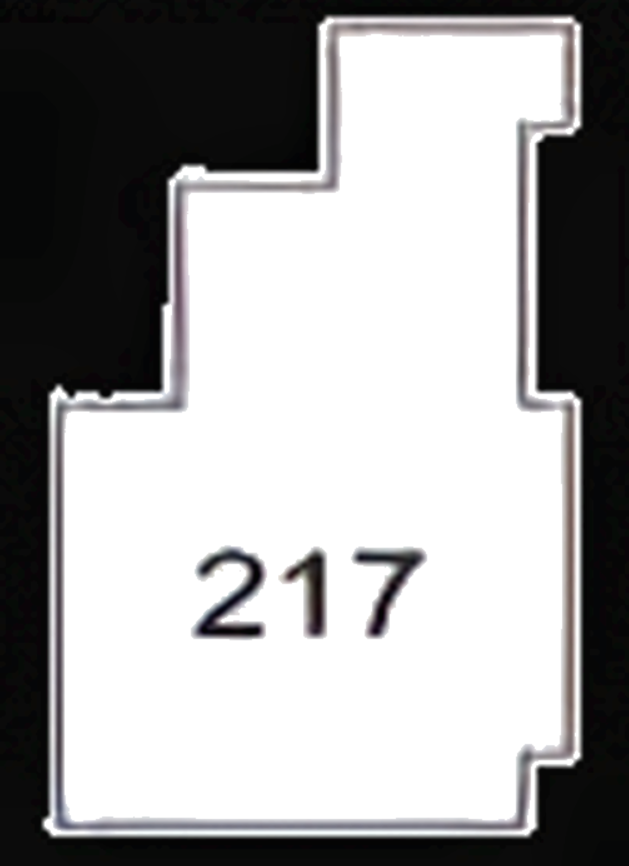
#> input picture 56465359-mask-desired-ROI/1.PNG, 1257 x 1731 px, found by its file name (shown at 1/2 size)
$ python mask_desired_ROI.py
#> lines starting #> are read from the running program, lines starting #| are printed output that depends on the picture; after the words box and inside, x2 and y2 are one past the last pixel; in counts of white or black regions, pixels touching at a corner belong together
import cv2
import numpy as np

original_image = cv2.imread('1.png')
#> original_image is the input picture: shape (1731, 1257, 3); mean B, G, R 159.7, 159.3, 159.8
image = original_image.copy()
gray = cv2.cvtColor(image, cv2.COLOR_BGR2GRAY)
thresh = cv2.threshold(gray, 0, 255, cv2.THRESH_BINARY_INV | cv2.THRESH_OTSU)[1]
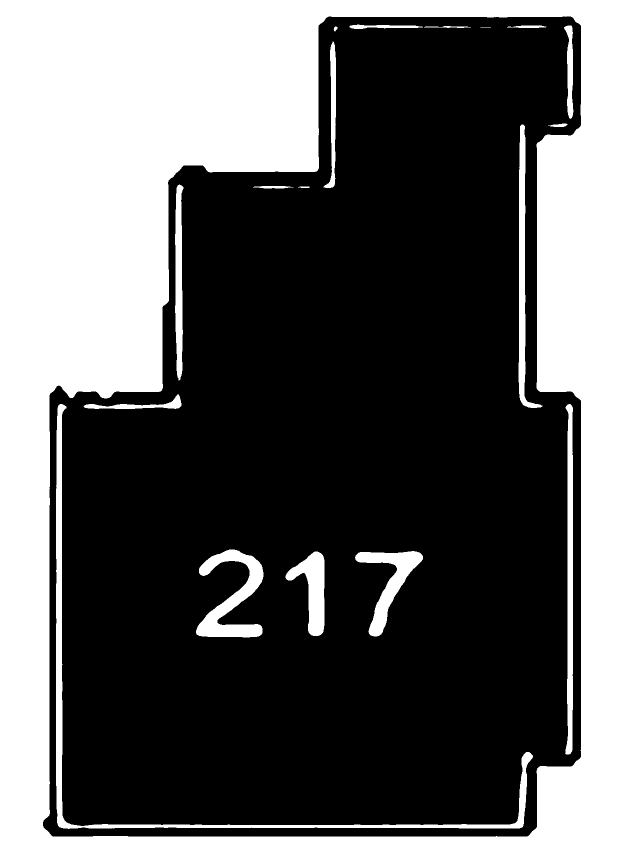
#> thresh: shape (1731, 1257) (shown at 1/2 size); 38.2% white; 19 white regions, largest, box (x1, y1, x2, y2) and area: (0, 0, 1257, 1731) 761316, (112, 808, 1066, 1658) 18167, (392, 1099, 527, 1275) 9715
kernel = cv2.getStructuringElement(cv2.MORPH_RECT, (5,5))
dilate = cv2.dilate(thresh, kernel, iterations=5)
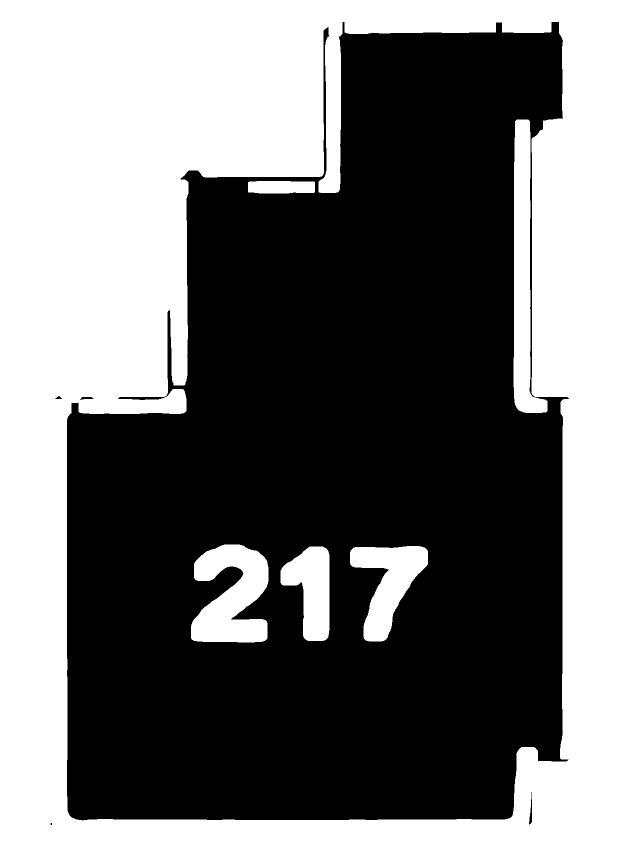
#> dilate: shape (1731, 1257) (shown at 1/2 size); 46% white; 6 white regions

# Find contours
cnts = cv2.findContours(dilate, cv2.RETR_TREE, cv2.CHAIN_APPROX_SIMPLE)
#> cnts = 11 contours, 1 with area under 20; largest, box (x1, y1, x2, y2) and area: (0, 0, 1257, 1731) 2172880, (133, 43, 1139, 1642) 1248086, (382, 1089, 537, 1285) 20264, (1027, 239, 1095, 826) 19239, (700, 1092, 856, 1283) 14554
cnts = cnts[0] if len(cnts) == 2 else cnts[1]

# Create a blank white mask
mask = np.zeros(image.shape, dtype='uint8')
mask.fill(255)
#> mask: shape (1731, 1257, 3); every value is 255

# Iterate thorugh contours and filter for ROI
for c in cnts:
    area = cv2.contourArea(c)
    if area < 15000:
        x,y,w,h = cv2.boundingRect(c)
        cv2.rectangle(image, (x, y), (x + w, y + h), (36,255,12), 2)
        mask[y:y+h, x:x+w] = original_image[y:y+h, x:x+w]
#> this loop made 11 passes
#> (area, x, y, w, h) on passes 3, 4, 5, 7, 8, 10: (248.5, 1057, 1583, 8, 67), (126.5, 159, 793, 29, 8), (60.5, 110, 791, 15, 8), (11662.5, 561, 1093, 98, 189), (14553.5, 700, 1092, 156, 191), (3034, 496, 362, 134, 25)
#> area on passes 6, 9, 11: 1248086.5, 20263.5, 19239
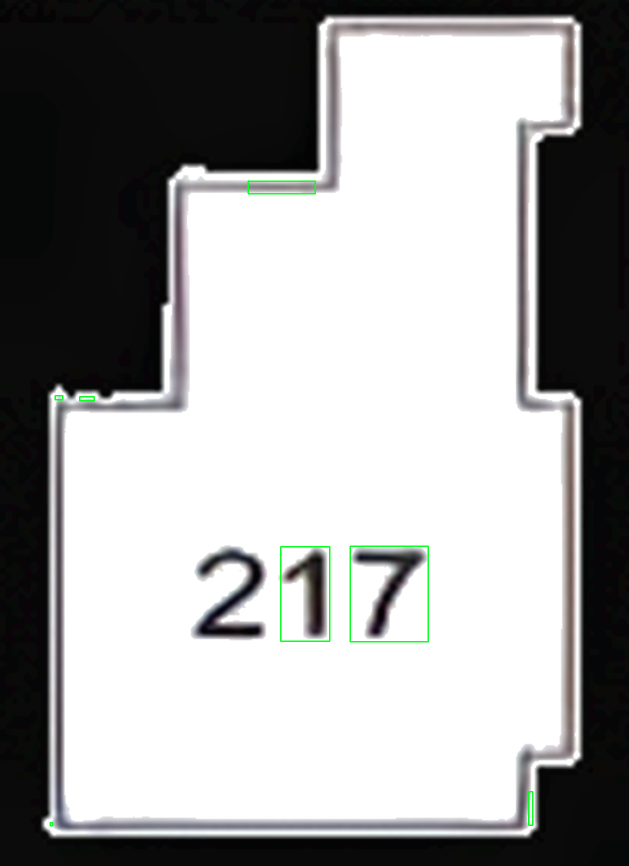
#> image: shape (1731, 1257, 3) (shown at 1/2 size); 0.26% of pixels changed, all inside (x1, y1, x2, y2) = (99, 361, 1067, 1653)
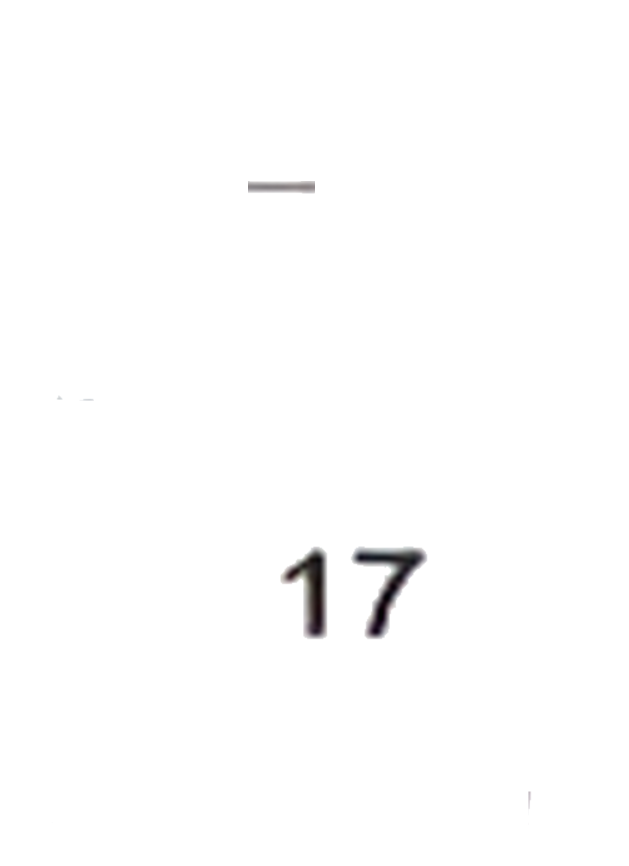
#> mask: shape (1731, 1257, 3) (shown at 1/2 size); mean of channels 0, 1, 2 253.4, 253.4, 253.4; drawn as B, G, R

cv2.imshow("mask", mask)
cv2.imshow("image", image)
cv2.imshow("dilate", dilate)
cv2.imshow("thresh", thresh)
cv2.imshow("result", image)
cv2.waitKey(0)
